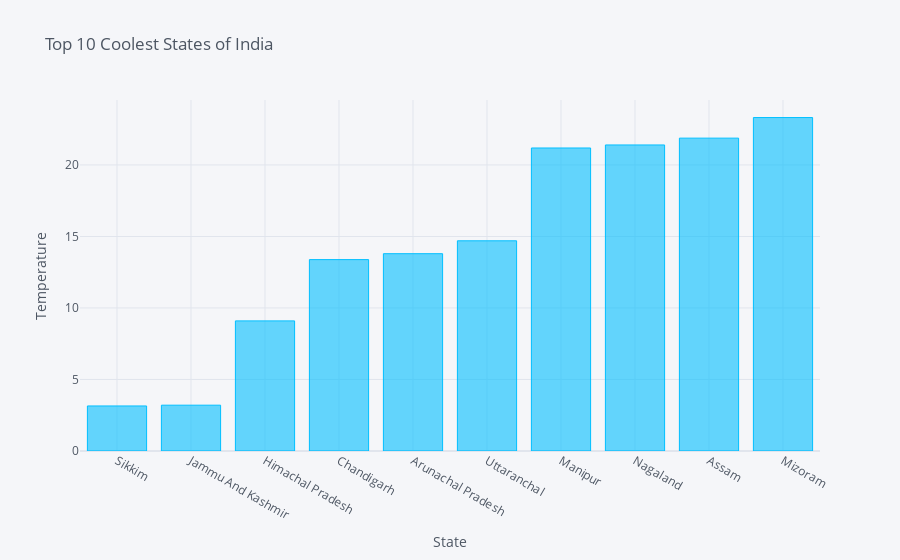

The notebook cell this image was saved under:
### Code cell
state = state[:10]
state.iplot(kind='bar', x='State', y='AverageTemperature', title='Top 10 Coolest States of India',
           xTitle='State', yTitle='Temperature', color='deepskyblue')

### Figure 1 — Plotly figure (JSON) as saved in the notebook; plotly's stock layout.template omitted (floating-point values rounded to 4 significant figures)
{"data": [{"marker": {"color": "rgba(0, 191, 255, 0.6)", "line": {"color": "rgba(0, 191, 255, 1.0)", "width": 1}}, "name": "AverageTemperature", "orientation": "v", "text": "", "type": "bar", "x": ["Sikkim", "Jammu And Kashmir", "Himachal Pradesh", "Chandigarh", "Arunachal Pradesh", "Uttaranchal", "Manipur", "Nagaland", "Assam", "Mizoram"], "y": [3.149, 3.204, 9.098, 13.38, 13.8, 14.7, 21.19, 21.4, 21.88, 23.32]}], "layout": {"legend": {"bgcolor": "#F5F6F9", "font": {"color": "#4D5663"}}, "paper_bgcolor": "#F5F6F9", "plot_bgcolor": "#F5F6F9", "title": {"font": {"color": "#4D5663"}, "text": "Top 10 Coolest States of India"}, "xaxis": {"gridcolor": "#E1E5ED", "showgrid": true, "tickfont": {"color": "#4D5663"}, "title": {"font": {"color": "#4D5663"}, "text": "State"}, "zerolinecolor": "#E1E5ED"}, "yaxis": {"gridcolor": "#E1E5ED", "showgrid": true, "tickfont": {"color": "#4D5663"}, "title": {"font": {"color": "#4D5663"}, "text": "Temperature"}, "zerolinecolor": "#E1E5ED"}}}
